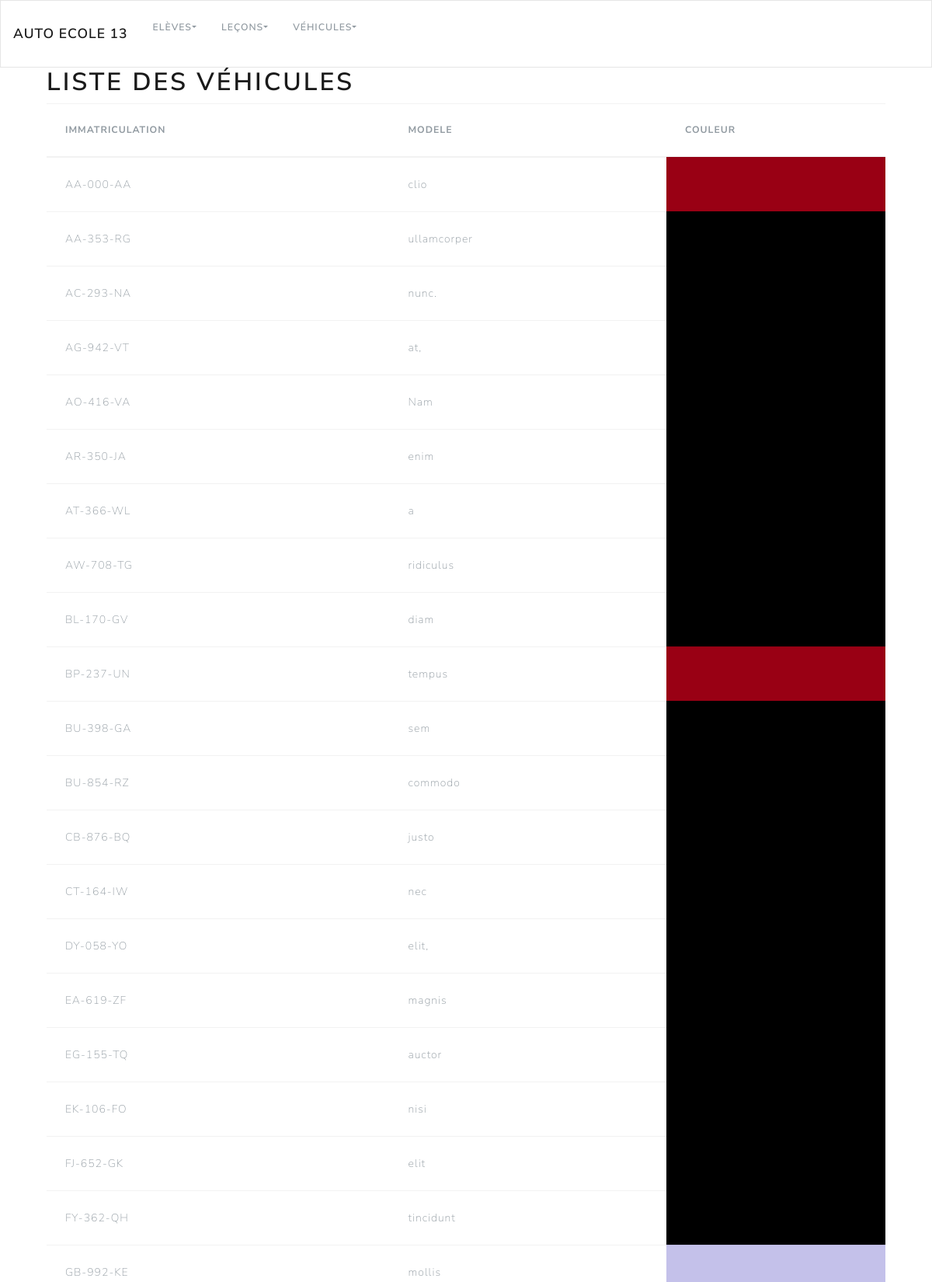
Screenshot of /index.php?do=vehicule&action=liste (upper part) with the database file from the repository.
### tables this page shows
CREATE TABLE IF NOT EXISTS `vehicule` (
  `numImma` varchar(9) NOT NULL,
  `modele` varchar(50) NOT NULL,
  `couleur` varchar(50) NOT NULL,
  PRIMARY KEY (`numImma`)
);

### Modele/bdd.php (called while the page is built, shortened)
<?php
class bdd {
    private $host = "localhost";
    private $dbName = "autoecole";
    private $user = "root";
    private $mdp = "";
    private static $maConnect;
    private static $monPdo = null;
    private function __construct()
    {
        try{
            bdd::$maConnect = new PDO("mysql:host=$this->host;dbname=$this->dbName", $this->user, $this->mdp);
            bdd::$maConnect->setAttribute(PDO::ATTR_ERRMODE, PDO::ERRMODE_EXCEPTION);
            bdd::$maConnect->query("SET CHARACTER SET utf8");
        }catch (PDOException $e){
            throw new Exception($e->getMessage(), $e->getLine());
        }
    }
    public static function getPdo(){
        if (bdd::$monPdo == null){
            bdd::$monPdo = new bdd();
        }
        return bdd::$monPdo;
    }
    public function getAllVehicule(){
        return bdd::$maConnect->query("select * from vehicule");
    }
}

### Vue/v_liste_vehicule.php (the view)
<div class="container">
    <h1>liste des véhicules</h1>
    <table class="table table-hover">
        <thead>
            <th>immatriculation</th>
            <th>modele</th>
            <th>couleur</th>
        </thead>
        <tbody>
            <?php foreach ($vehicule as $v) : ?>
                <tr>
                    <td><?= $v['numImma'] ; ?></td>
                    <td><?= $v['modele'] ; ?></td>
                    <td style="background-color: <?= $v['couleur']; ?>"></td>
                </tr>
            <?php endforeach; ?>
        </tbody>
    </table>
</div>

### rows the page displays
vehicule: numImma "AA-000-AA", modele "clio"
vehicule: numImma "AA-353-RG", modele "ullamcorper"
vehicule: numImma "AC-293-NA", modele "nunc."
vehicule: numImma "AG-942-VT", modele "at,"
vehicule: numImma "AO-416-VA", modele "Nam"
vehicule: numImma "AR-350-JA", modele "enim"
vehicule: numImma "AT-366-WL", modele "a"
vehicule: numImma "AW-708-TG", modele "ridiculus"
vehicule: numImma "BL-170-GV", modele "diam"
vehicule: numImma "BP-237-UN", modele "tempus"
vehicule: numImma "BU-398-GA", modele "sem"
vehicule: numImma "BU-854-RZ", modele "commodo"
vehicule: numImma "CB-876-BQ", modele "justo"
vehicule: numImma "CT-164-IW", modele "nec"
vehicule: numImma "DY-058-YO", modele "elit,"
vehicule: numImma "EA-619-ZF", modele "magnis"
vehicule: numImma "EG-155-TQ", modele "auctor"
vehicule: numImma "EK-106-FO", modele "nisi"
vehicule: numImma "FJ-652-GK", modele "elit"
vehicule: numImma "FY-362-QH", modele "tincidunt"
vehicule: numImma "GB-992-KE", modele "mollis"
